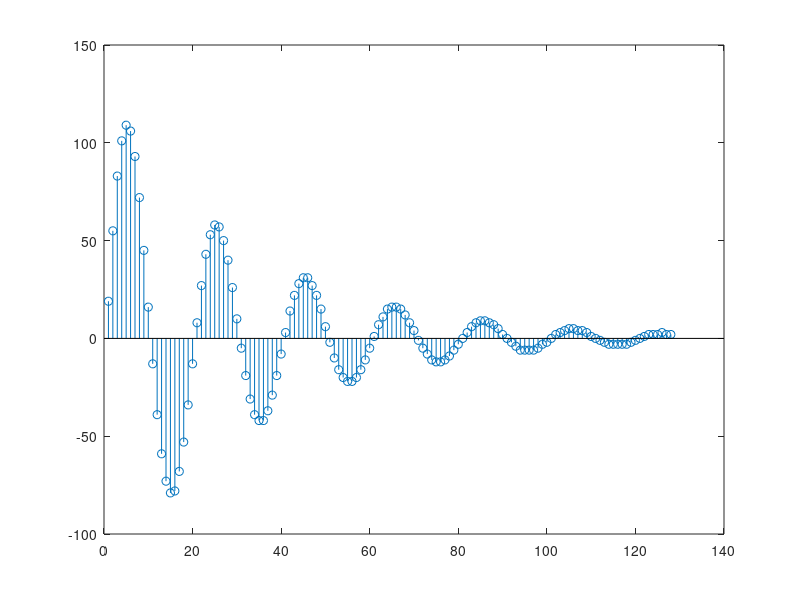

Source code (MATLAB):
%-- 4/20/10 11:53 AM --%
% any arbitary wave can be generated by this code
clc;
clear all;
close all;
x=0:1024;
x=x/64;
y=exp(-x).*sin(10*x);
val=int32( y(1:256)*(127) );
for i=1:128
    disp([' when ' num2str(i-1) ' =>']);
    disp(['table_value := ' num2str(val(i)) ';']);
%%disp(val(2*i));
j(i)=val(2*i);
end;
stem(j);